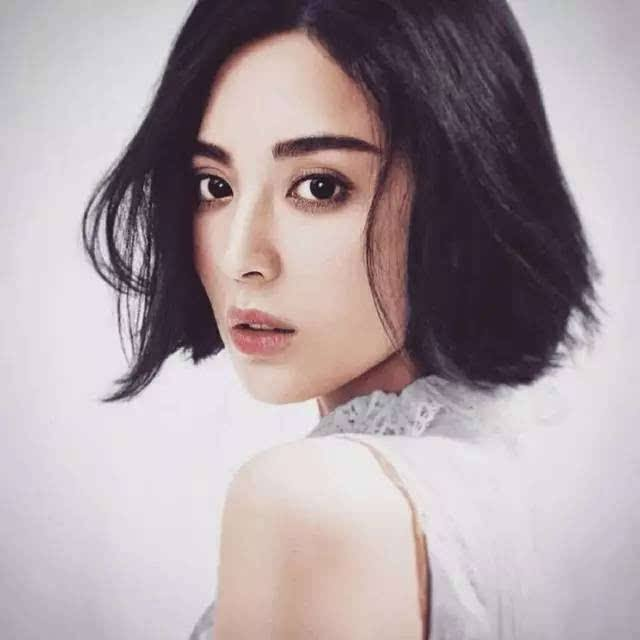
#> input picture images/mm.jpg, 640 x 640 px
$ python start.py
#> lines starting #> are read from the running program, lines starting #| are printed output that depends on the picture; after the words box and inside, x2 and y2 are one past the last pixel; in counts of white or black regions, pixels touching at a corner belong together
import numpy as np
import cv2 as cv
# mouse callback function
img = np.zeros((300, 512, 3), np.uint8)
drawing = False  # true if mouse is pressed
mode = True  # if True, draw rectangle. Press 'm' to toggle to curve
ix, iy = -1, -1

# def draw_circle(event, x, y, flags, param):
#     if event == cv.EVENT_LBUTTONDBLCLK:
#         cv.circle(img, (x, y), 100, (255, 0, 0), -1)


# Create a black image, a window and bind the function to window
# mouse callback function
# [32 lines left out: functions draw_circle, mouse_circle, not called in this run]


def nothing(x):
    pass


# [21 lines left out: function trackbar, not called in this run]


if __name__ == '__main__':
    # mouse_circle()
    # trackbar()
    img1 = cv.imread('images/mm.jpg')
#> img1 is the input picture: shape (640, 640, 3); mean B, G, R 165, 159.6, 173
    print(img1.shape)
#| (640, 640, 3)
    img2 = cv.imread('images/yangmi.jpg')
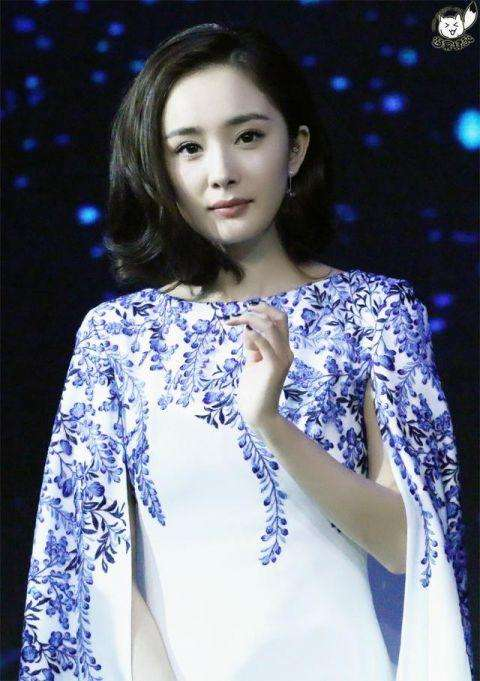
#> input picture images/yangmi.jpg, 480 x 681 px
#> img2 is the input picture: shape (681, 480, 3); mean B, G, R 125.2, 112, 107.1
    # img2.resize(640, 640, 3)
    rows, cols, ch = img2.shape
#> rows = 681; cols = 480; ch = 3
    roi = img1[0:rows, 0:cols]
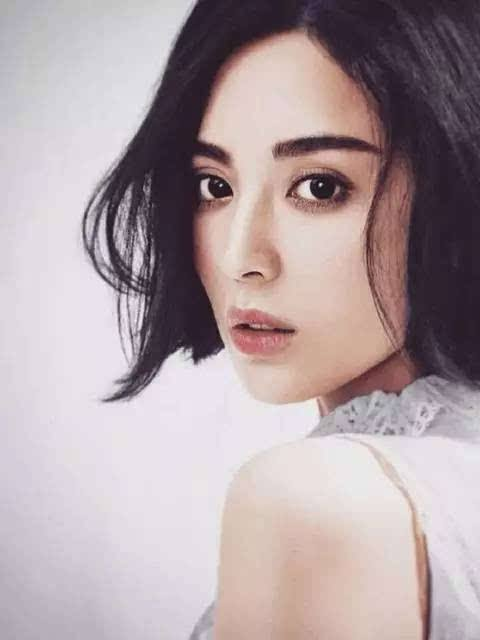
#> roi: shape (640, 480, 3); mean B, G, R 164.2, 160.5, 175.5
    img2grap = cv.cvtColor(img2, cv.COLOR_BGR2GRAY)
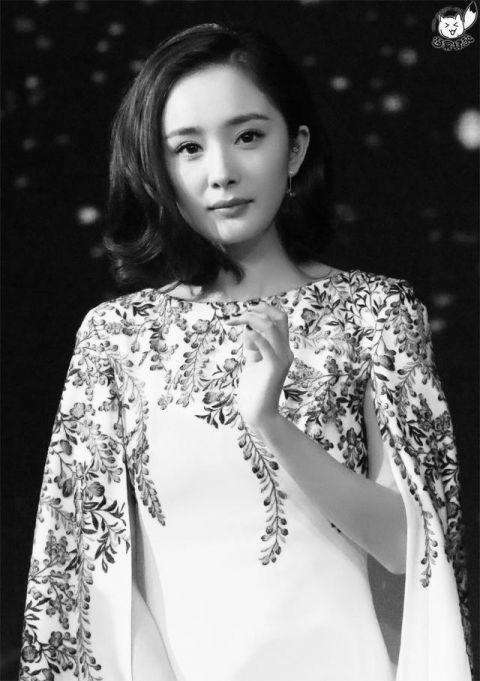
#> img2grap: shape (681, 480); min 0, max 255, mean 112
    ret, mask = cv.threshold(img2grap, 10, 255, cv.THRESH_BINARY)
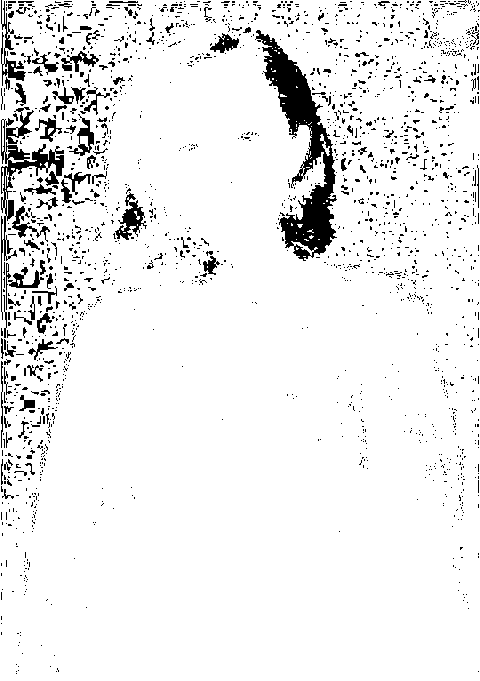
#> mask: shape (681, 480); 92.7% white; 1961 black regions (1829 under 20 px), largest, box (x1, y1, x2, y2) and area: (255, 30, 337, 261) 6030, (1, 119, 64, 320) 1788, (115, 192, 147, 240) 588
    mask_inv = cv.bitwise_not(mask)
#> (the run stopped early here; a loop or call above may not have finished)
